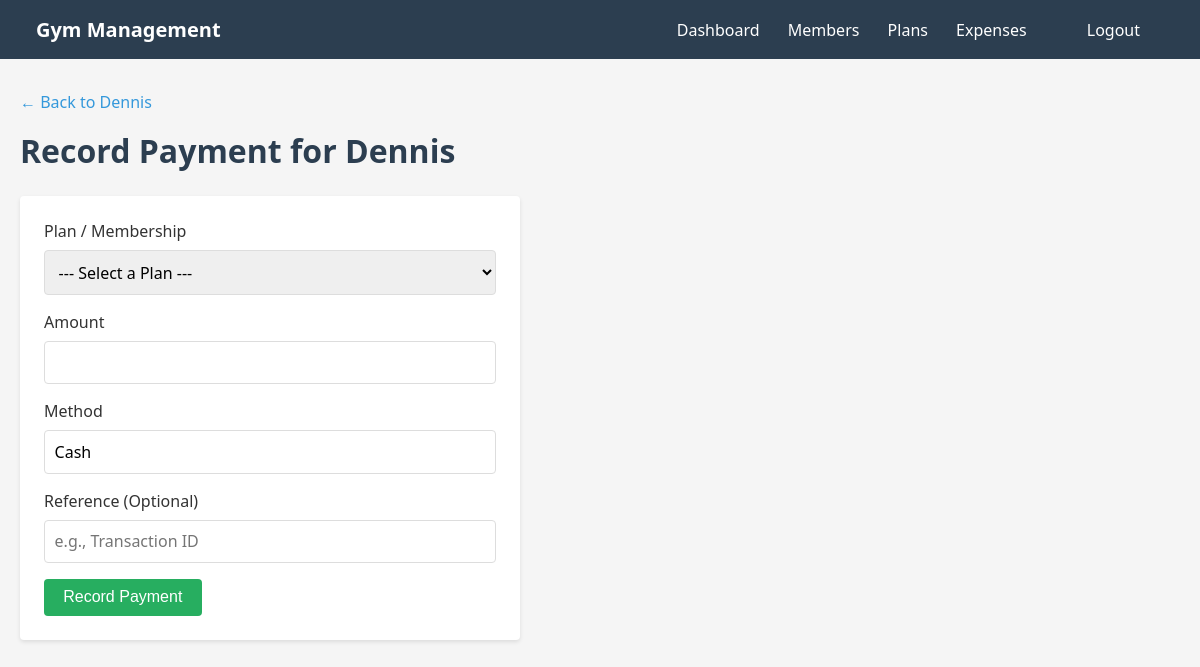
Before: /members/7/payment/ (signed in) with the older database file.
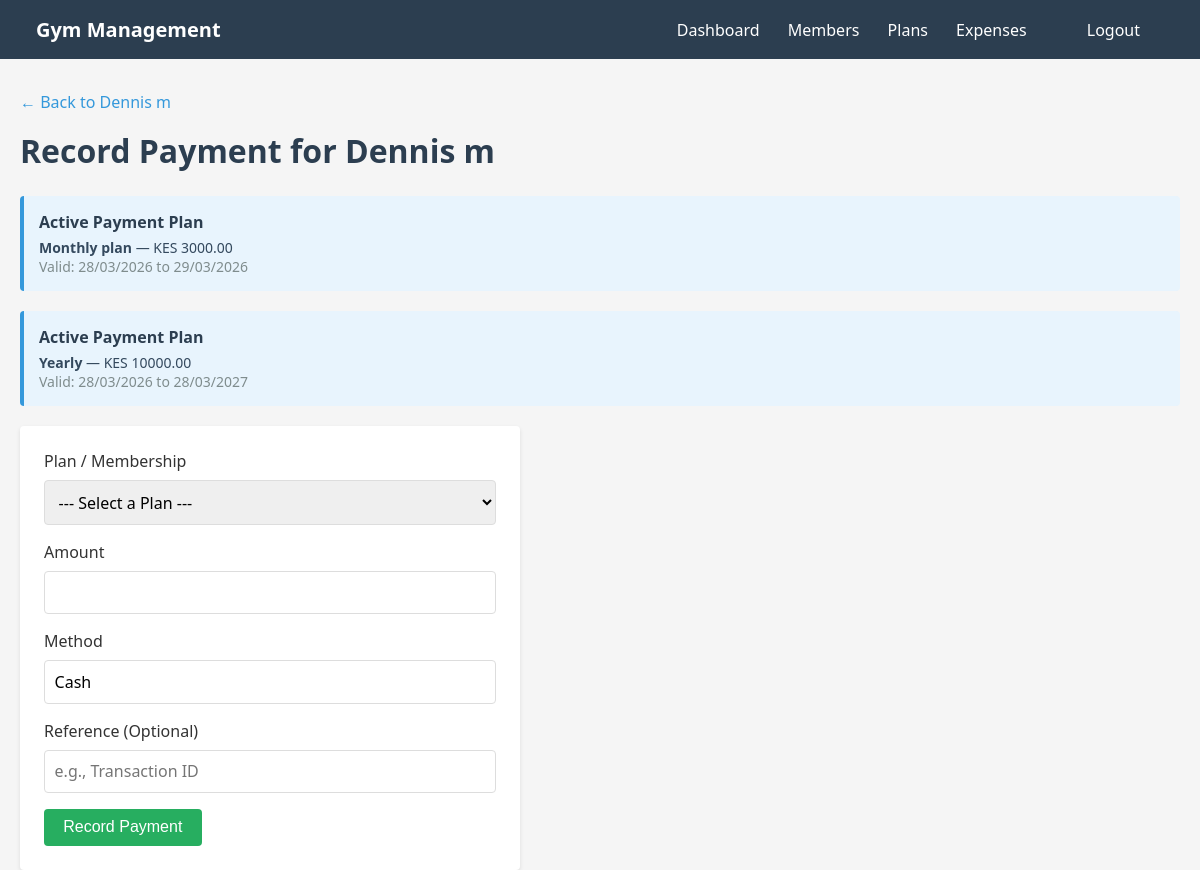
After: the same page with the newer database file.
### base/gym/models.py (models this page shows, shortened)
class Member(models.Model):
    full_name = models.CharField(max_length=120)
    phone = models.CharField(max_length=20, unique=True)
    email = models.EmailField(blank=True, null=True)
    address = models.CharField(max_length=200, blank=True)
    joined_on = models.DateField(auto_now_add=True)
    membership_Plan = models.ForeignKey("MembershipPlan", on_delete=models.SET_NULL, null=True, blank=True)

class Membership(models.Model):
    member = models.ForeignKey(Member, on_delete=models.CASCADE, related_name="memberships")
    plan = models.ForeignKey(MembershipPlan, on_delete=models.PROTECT)
    start_date = models.DateField(default=timezone.now)
    end_date = models.DateField(blank=True, null=True)
    is_active = models.BooleanField(default=True)

class MembershipPlan(models.Model):
    name = models.CharField(max_length=60)
    price = models.DecimalField(max_digits=10, decimal_places=2)
    duration_days = models.PositiveIntegerField()
    def __str__(self):
        return f"{self.name} - {self.price}"

### base/gym/views.py (the view)
# urls.py: path("members/<int:member_id>/payment/", views.record_payment, name="record_payment"),
@login_required
def record_payment(request, member_id):
    member = get_object_or_404(Member, id=member_id)
    if request.method == "POST":
        form = PaymentForm(request.POST, member=member)
        if form.is_valid():
            payment = form.save(commit=False)
            payment.member = member
            plan = form.cleaned_data.get('plan')
            if plan:
                membership, created = Membership.objects.get_or_create(
                    member=member,
                    plan=plan,
                    is_active=True,
                    defaults={'start_date': timezone.now()}
                )
                payment.Membership = membership
            payment.save()
            messages.success(request, "Payment recorded successfully.")
            return redirect("member_detail", member_id=member.id)
    else:
        form = PaymentForm(member=member)
    return render(request, "gym/payment_form.html", {"form": form, "member": member})

### base/gym/forms.py
class PaymentForm(forms.ModelForm):
    plan = forms.ModelChoiceField(
        queryset=MembershipPlan.objects.all(),
        label="Plan / Membership",
        required=False,
        empty_label="--- Select a Plan ---"
    )
    class Meta:
        model = Payment
        fields = ["amount", "method", "reference"]
        widgets = {
            "method": forms.TextInput(attrs={"placeholder": "e.g., Cash, M-Pesa, Bank"}),
            "reference": forms.TextInput(attrs={"placeholder": "e.g., Transaction ID"}),
        }
    def __init__(self, *args, **kwargs):
        member = kwargs.pop('member', None)
        super().__init__(*args, **kwargs)

### base/templates/gym/payment_form.html (shortened to what this page needs)
{% extends 'gym/base.html' %}
{% block content %}
<a href="{% url 'member_detail' member.id %}" class="back-link">← Back to {{ member.full_name }}</a>
<h1>Record Payment for {{ member.full_name }}</h1>
{% for m in member.memberships.all %}
{% if m.is_active %}
<div
    style="background: #e8f4fd; border-left: 4px solid #3498db; padding: 15px; margin-bottom: 20px; border-radius: 4px;">
    <h4 style="margin: 0 0 5px 0; color: #2c3e50;">Active Payment Plan</h4>
    <p style="margin: 0; font-size: 14px; color: #34495e;">
        <strong>{{ m.plan.name }}</strong> — KES {{ m.plan.price }}<br>
        <span style="color: #7f8c8d;">Valid: {{ m.start_date|date:"d/m/Y" }} to {{ m.end_date|date:"d/m/Y" }}</span>
    </p>
</div>
{% endif %}
{% endfor %}
<form method="post">
    <div class="form-group">
        <label for="{{ form.plan.id_for_label }}">{{ form.plan.label }}</label>
        {{ form.plan }}
    </div>
    <div class="form-group">
        <label for="{{ form.amount.id_for_label }}">{{ form.amount.label }}</label>
        {{ form.amount }}
    </div>
    <div class="form-group">
        <label for="{{ form.method.id_for_label }}">{{ form.method.label }}</label>
        {{ form.method }}
    </div>
    <div class="form-group">
        <label for="{{ form.reference.id_for_label }}">{{ form.reference.label }} (Optional)</label>
        {{ form.reference }}
    </div>
    <button type="submit" class="btn btn-success">Record Payment</button>
</form>
{% endblock %}

Changed rows visible on the page:
changed Member: full_name "Dennis" → "Dennis m"
added Membership: plan.name "Monthly plan", plan.price "3000.00", start_date "28/03/2026", end_date "29/03/2026"
added Membership: plan.name "Yearly", plan.price "10000.00", start_date "28/03/2026", end_date "28/03/2027"
